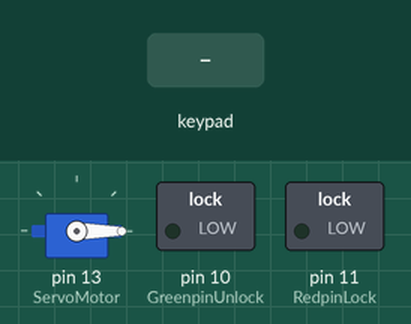
The sketch below on a simulated Arduino Uno, built with avr-gcc and run on an emulated ATmega328P. Parts: servo, switched loads named in the sketch (green lamp = pin HIGH). Inputs (shaded band) come from the test bench.

Above: at 1.2 s.
1.3 s: keypad keys 1 2 3 4 pressed 0.4 s apart
At 3.6 s:
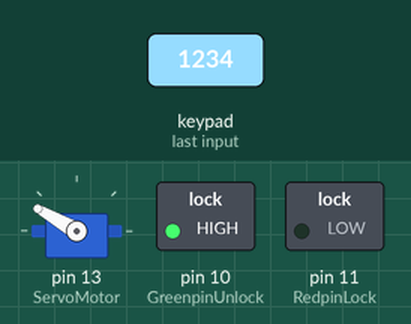
4.4 s: key '5' pressed
At 5.3 s:
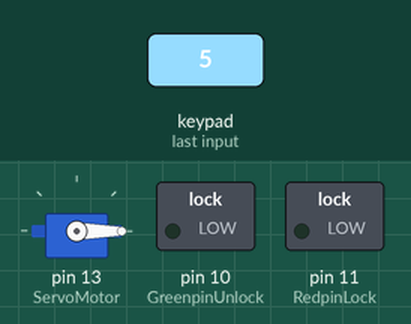
Timing chart, 0 to 7.4 s (numbered marks = the images above; inputs shaded):
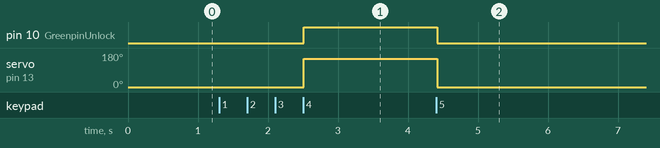

The sketch:

sketch_dec12a.ino
```cpp
//Keypad working button = 6,8,A,*
#include <Servo.h>
#include <Keypad.h>

Servo ServoMotor;
int buzzer =1;

char* password = "1234"; // change the password here, just pick any 3 numbers
int position = 0;
const byte ROWS = 4;
const byte COLS = 4;
int count=0;


char keys[ROWS][COLS] = {
{'7','8','9','/'},
{'4','5','6','*'},
{'1','2','3','-'},
{'*','0','=','+'}
};


byte rowPins[ROWS] = { 9, 8, 7, 6 };
byte colPins[COLS] = { 5, 4, 3, 2 };

Keypad keypad = Keypad( makeKeymap(keys), rowPins, colPins, ROWS, COLS );
int RedpinLock = 11;
int GreenpinUnlock = 10;
void setup()
{
ServoMotor.attach(13);
LockedPosition(true);
  pinMode(RedpinLock, OUTPUT);
  pinMode(GreenpinUnlock, OUTPUT);

}

void loop()
{

  char key= keypad.getKey();


  if(key=='A' || key=='B' || key=='C' || key=='D' || key=='#' || key=='*' || key=='0' | key=='1' | key=='2' | key=='3' | key=='4' | key=='5' | key=='6' | key=='7' | key=='8' | key=='9'){

    if (key == '5')
    {
    position = 0;
      count=0;
    LockedPosition(true);
    }

    if (key == password[position])
    {
    position ++;

    }
    if(count<12){
    	if (position == 4)
    	{
		count=0;
    	LockedPosition(false);
    	}
  	}
    if(key != password[position])
    {
    	count++;
    }
    if(count>12){
      for(int i=0;i<6;i++){
        tone(buzzer, 250);
        delay(100);
        digitalWrite(RedpinLock, HIGH);
        delay(500);
        digitalWrite(RedpinLock, LOW);
        delay(500);
        noTone(buzzer);
      }
    }
  }

    delay(100);
}

void LockedPosition(int locked)
{
  if (locked)
  {
  digitalWrite(GreenpinUnlock, LOW);
  ServoMotor.write(0);
  }
  else
  {

  digitalWrite(GreenpinUnlock, HIGH);
  ServoMotor.write(150);

  }

}
```

Measured:
- after the input at 1.3 s, pin 10 (GreenpinUnlock): LOW → HIGH after 1.2 s; servo on pin 13 (ServoMotor): 0° → 150° after 1.2 s
- after the input at 4.4 s, pin 10 (GreenpinUnlock): HIGH → LOW at once; servo on pin 13 (ServoMotor): 150° → 0° at once
